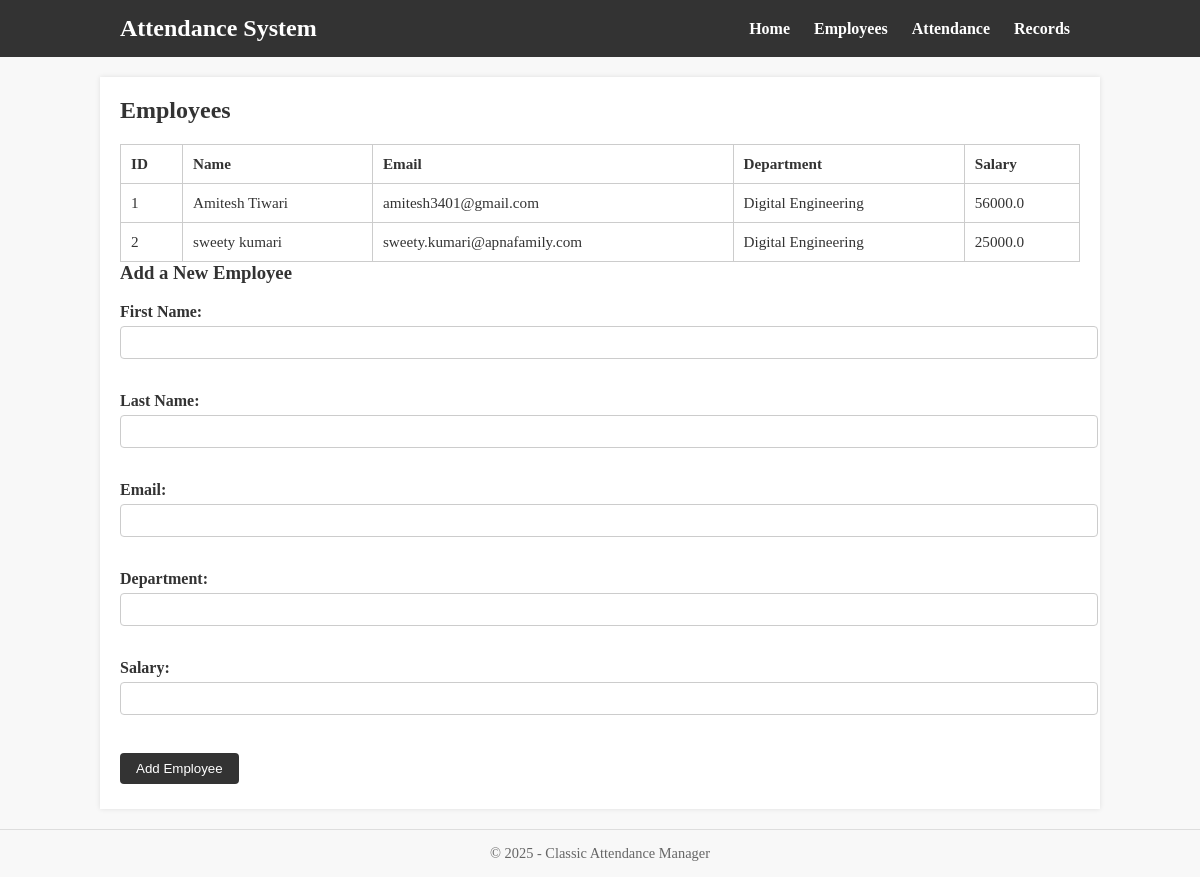
The page /employees on the database its author committed.
### attendence_v1/models.py (models this page shows)
class Employee(db.Model):
    __tablename__ = 'employees'
    id = db.Column(db.Integer, primary_key=True)
    first_name = db.Column(db.String(50), nullable=False)
    last_name = db.Column(db.String(50), nullable=False)
    email = db.Column(db.String(120), unique=True, nullable=False)
    department = db.Column(db.String(50), nullable=True)
    salary = db.Column(db.Float, nullable=True)

### attendence_v1/app.py (the view)
@app.route('/employees')
def employee_list():
    employees = Employee.query.all()
    return render_template('employees.html', employees=employees)

### attendence_v1/templates/employees.html
{% extends "layout.html" %}
{% block content %}
  <h2>Employees</h2>
  <table>
    <thead>
      <tr>
        <th>ID</th>
        <th>Name</th>
        <th>Email</th>
        <th>Department</th>
        <th>Salary</th>
      </tr>
    </thead>
    <tbody>
      {% for e in employees %}
      <tr>
        <td>{{ e.id }}</td>
        <td>{{ e.first_name }} {{ e.last_name }}</td>
        <td>{{ e.email }}</td>
        <td>{{ e.department }}</td>
        <td>{{ e.salary }}</td>
      </tr>
      {% endfor %}
    </tbody>
  </table>
  <h3>Add a New Employee</h3>
  <form action="{{ url_for('create_employee') }}" method="POST">
    <label>First Name:</label><br>
    <input type="text" name="first_name" /><br><br>
    <label>Last Name:</label><br>
    <input type="text" name="last_name" /><br><br>
    <label>Email:</label><br>
    <input type="text" name="email" /><br><br>
    <label>Department:</label><br>
    <input type="text" name="department" /><br><br>
    <label>Salary:</label><br>
    <input type="number" step="0.01" name="salary" /><br><br>
    <button class="btn" type="submit">Add Employee</button>
  </form>
{% endblock %}

### attendence_v1/templates/layout.html (shortened to what this page needs)
<!DOCTYPE html>
<html lang="en">
  <head>
    <link rel="stylesheet" href="{{ url_for('static', filename='css/style.css') }}">
  </head>
  <body>
    <header>
      <div class="navbar">
        <div class="nav-brand" style="color: #fff; font-size: 1.5em; font-weight: bold;">
          Attendance System
        </div>
        <div class="nav-links">
          <a href="{{ url_for('home') }}">Home</a>
          <a href="{{ url_for('employee_list') }}">Employees</a>
          <a href="{{ url_for('attendance_form') }}">Attendance</a>
          <a href="{{ url_for('attendance_list') }}">Records</a>
        </div>
      </div>
    </header>
    <div class="container">
      {% block content %}
      {% endblock %}
    </div>
    <div class="footer">
      &copy; {{ 2025 }} - Classic Attendance Manager
    </div>
  </body>
</html>

### attendence_v1/static/css/style.css (style rules this page uses)
body { margin: 0; padding: 0; font-family: "Georgia", serif; background-color: #f8f8f8; color: #333; }
header { background-color: #333; padding: 15px 0; margin-bottom: 20px; }
.navbar { width: 80%; margin: 0 auto; display: flex; align-items: center; justify-content: space-between; }
.navbar .nav-links a { color: #fff; text-decoration: none; margin: 0 10px; font-weight: bold; transition: color 0.2s ease-in-out; }
.container { width: 80%; margin: 0 auto; background-color: #ffffff; padding: 20px; box-shadow: 0 0 5px rgba(0,0,0,0.1); }
h1, h2, h3, h4 { margin-top: 0; }
table { width: 100%; border-collapse: collapse; margin-top: 10px; font-size: 0.95em; }
table, th, td { border: 1px solid #ccc; }
th, td { padding: 10px; text-align: left; }
label { font-weight: bold; }
input[type="text"], input[type="number"], input[type="date"], select { width: 100%; padding: 8px; margin-top: 5px; margin-bottom: 15px; border: 1px solid #ccc; border-radius: 4px; }
.btn { background-color: #333; color: #fff; border: none; padding: 8px 16px; margin: 5px 0; border-radius: 4px; cursor: pointer; transition: background 0.2s ease-in-out; }
.footer { text-align: center; font-size: 0.9em; color: #666; margin-top: 20px; padding: 15px 0; border-top: 1px solid #ddd; }

### rows shown on the page
Employee: id "1", first_name "Amitesh", last_name "Tiwari", email "amitesh3401@gmail.com", department "Digital Engineering", salary "56000.0"
Employee: id "2", first_name "sweety", last_name "kumari", email "sweety.kumari@apnafamily.com", department "Digital Engineering", salary "25000.0"

### other values the page prints
{{ 2025 }} "2025"
